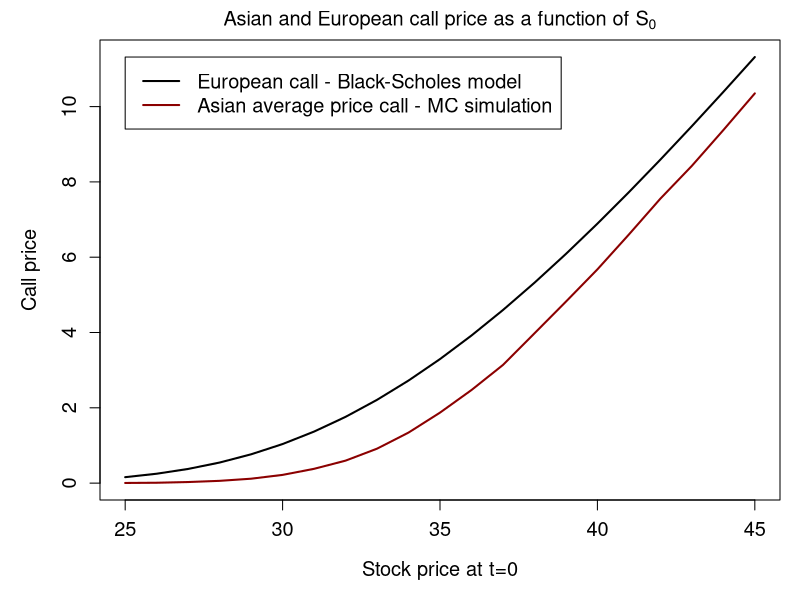

Write the R code that produced this figure.
# clear variables and close windows
rm(list = ls(all = TRUE))
graphics.off()

# settings
s0min  = 25    # range for current stock price    
s0max  = 45
s0step = 1    
    
k      = 35    # strike price
tau    = 1     # time to maturity in years
n.t    = 252   # number of time steps (used for stock simulation and averaging)
r      = 0.03  # annual interest rate
sigma  = 0.2   # volatility
n.mc   = 10^4  # number MC samples

# function for simulating stock price by geometric brownian motion
MCPath = function(s0, tau, n.t, r, sigma) {
    dt = tau/n.t
    t  = seq(0, tau, by = dt)
    st = s0 * exp((r - sigma^2/2) * t + sigma * sqrt(dt) * c(0, cumsum(rnorm(n.t))))
    return(st)
}

# function for calculating MC estimate of asian call price
MCAsian = function(s0, k, tau, n.t, r, sigma, n.mc) {
    v.sum = 0
    for (i in 1:n.mc) {
        st    = MCPath(s0, tau, n.t, r, sigma)
        s.avg = sum(st)/length(st)                  # arithmetic average
        v     = exp(-r * tau) * pmax(0, s.avg - k)  # discounted payoff (average price)
        v.sum = v.sum + v                           # sum for MC estimate
    }
    v.mc = v.sum/n.mc  # MC estimate
    return(v.mc)
}

# function for calculating the Black-Scholes price of European call
BSEuropCall = function(s0, k, tau, r, sigma) {
    d1 = (log(s0/k) + (r + (sigma^2/2)) * tau)/(sigma * sqrt(tau))
    d2 = d1 - (sigma * sqrt(tau))
    c  = s0 * pnorm(d1) - k * exp(-r * tau) * pnorm(d2)
    return(c)
}

# main

s0        = seq(s0min, s0max, by = s0step)
AsianCall = rep(0, length(s0))
EuropCall = rep(0, length(s0))

# calculate European and Asian call prices for several stock prices s0
for (i in 1:length(s0)) {
    AsianCall[i] = MCAsian(s0[i], k, tau, n.t, r, sigma, n.mc)
    EuropCall[i] = BSEuropCall(s0[i], k, tau, r, sigma)
    cat("\rprogress: ", round(i/length(s0)*100),"%")  # progress information
}

#pdf("AsianVsEuropCall.pdf", width = 8, height = 5)
par(mar = c(5, 5, 2, 1))
plot(s0, AsianCall, type = "l", lwd = 2, col = "darkred", 
     main = expression("Asian and European call price as a function of " * "S"["0"]),
     ylim = c(min(AsianCall, EuropCall), max(AsianCall, EuropCall)), 
     xlab = "Stock price at t=0", ylab = "Call price", 
     cex.lab = 1.2, cex.axis = 1.2, cex.main = 1.2, cex.sub = 1.2)
lines(s0, EuropCall, type = "l", lwd = 2, lty = 1, col = "black")
legend(min(s0), max(EuropCall), lwd = 2, lty = c(1, 1), cex = 1.2, col = c("black", "darkred"),
       legend = c("European call - Black-Scholes model ", "Asian average price call - MC simulation"))
#dev.off()

